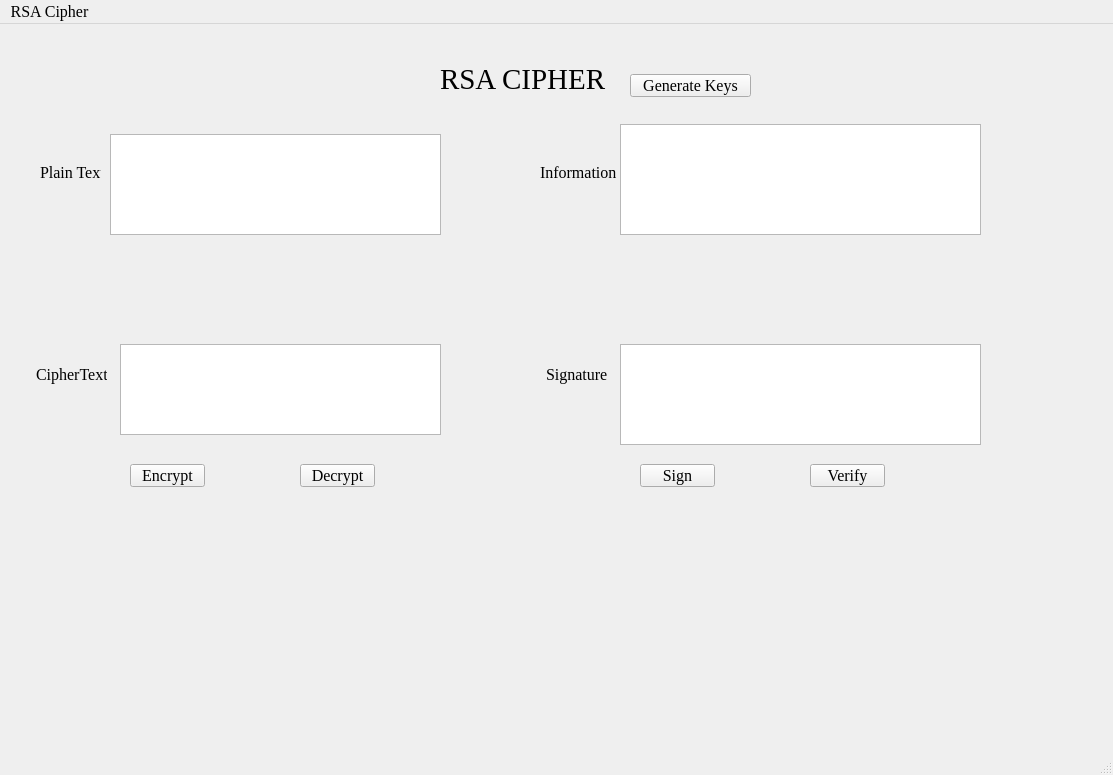
<?xml version="1.0" encoding="UTF-8"?>
<ui version="4.0">
 <class>MainWindow</class>
 <widget class="QMainWindow" name="MainWindow">
  <property name="geometry">
   <rect>
    <x>0</x>
    <y>0</y>
    <width>1113</width>
    <height>775</height>
   </rect>
  </property>
  <property name="font">
   <font>
    <family>Times New Roman</family>
    <pointsize>12</pointsize>
   </font>
  </property>
  <property name="windowTitle">
   <string>MainWindow</string>
  </property>
  <widget class="QWidget" name="centralwidget">
   <widget class="QLabel" name="label">
    <property name="geometry">
     <rect>
      <x>440</x>
      <y>40</y>
      <width>171</width>
      <height>31</height>
     </rect>
    </property>
    <property name="font">
     <font>
      <pointsize>22</pointsize>
     </font>
    </property>
    <property name="text">
     <string>RSA CIPHER</string>
    </property>
   </widget>
   <widget class="QLabel" name="label_2">
    <property name="geometry">
     <rect>
      <x>40</x>
      <y>140</y>
      <width>61</width>
      <height>16</height>
     </rect>
    </property>
    <property name="font">
     <font>
      <family>Times New Roman</family>
      <pointsize>12</pointsize>
     </font>
    </property>
    <property name="text">
     <string>Plain Text</string>
    </property>
   </widget>
   <widget class="QLabel" name="label_3">
    <property name="geometry">
     <rect>
      <x>36</x>
      <y>340</y>
      <width>71</width>
      <height>20</height>
     </rect>
    </property>
    <property name="font">
     <font>
      <pointsize>12</pointsize>
     </font>
    </property>
    <property name="text">
     <string>CipherText</string>
    </property>
   </widget>
   <widget class="QLabel" name="label_4">
    <property name="geometry">
     <rect>
      <x>540</x>
      <y>140</y>
      <width>81</width>
      <height>16</height>
     </rect>
    </property>
    <property name="font">
     <font>
      <pointsize>12</pointsize>
     </font>
    </property>
    <property name="text">
     <string>Information</string>
    </property>
   </widget>
   <widget class="QLabel" name="label_5">
    <property name="geometry">
     <rect>
      <x>546</x>
      <y>340</y>
      <width>61</width>
      <height>20</height>
     </rect>
    </property>
    <property name="font">
     <font>
      <pointsize>12</pointsize>
     </font>
    </property>
    <property name="text">
     <string>Signature</string>
    </property>
   </widget>
   <widget class="QPushButton" name="btn_Encrypt">
    <property name="geometry">
     <rect>
      <x>130</x>
      <y>440</y>
      <width>75</width>
      <height>23</height>
     </rect>
    </property>
    <property name="font">
     <font>
      <pointsize>12</pointsize>
     </font>
    </property>
    <property name="text">
     <string>Encrypt</string>
    </property>
   </widget>
   <widget class="QPushButton" name="btn_Decrypt">
    <property name="geometry">
     <rect>
      <x>300</x>
      <y>440</y>
      <width>75</width>
      <height>23</height>
     </rect>
    </property>
    <property name="font">
     <font>
      <pointsize>12</pointsize>
     </font>
    </property>
    <property name="text">
     <string>Decrypt</string>
    </property>
   </widget>
   <widget class="QPushButton" name="btn_Sign">
    <property name="geometry">
     <rect>
      <x>640</x>
      <y>440</y>
      <width>75</width>
      <height>23</height>
     </rect>
    </property>
    <property name="text">
     <string>Sign</string>
    </property>
   </widget>
   <widget class="QPushButton" name="btn_Verify">
    <property name="geometry">
     <rect>
      <x>810</x>
      <y>440</y>
      <width>75</width>
      <height>23</height>
     </rect>
    </property>
    <property name="text">
     <string>Verify</string>
    </property>
   </widget>
   <widget class="QPushButton" name="btn_GenerateKeys">
    <property name="geometry">
     <rect>
      <x>630</x>
      <y>50</y>
      <width>121</width>
      <height>23</height>
     </rect>
    </property>
    <property name="text">
     <string>Generate Keys</string>
    </property>
   </widget>
   <widget class="QTextEdit" name="txt_PlainText">
    <property name="geometry">
     <rect>
      <x>110</x>
      <y>110</y>
      <width>331</width>
      <height>101</height>
     </rect>
    </property>
   </widget>
   <widget class="QTextEdit" name="txt_Information">
    <property name="geometry">
     <rect>
      <x>620</x>
      <y>100</y>
      <width>361</width>
      <height>111</height>
     </rect>
    </property>
   </widget>
   <widget class="QTextEdit" name="txt_CipherText">
    <property name="geometry">
     <rect>
      <x>120</x>
      <y>320</y>
      <width>321</width>
      <height>91</height>
     </rect>
    </property>
   </widget>
   <widget class="QTextEdit" name="txt_Signature">
    <property name="geometry">
     <rect>
      <x>620</x>
      <y>320</y>
      <width>361</width>
      <height>101</height>
     </rect>
    </property>
   </widget>
  </widget>
  <widget class="QMenuBar" name="menubar">
   <property name="geometry">
    <rect>
     <x>0</x>
     <y>0</y>
     <width>1113</width>
     <height>21</height>
    </rect>
   </property>
   <widget class="QMenu" name="menuRSA_Cipher">
    <property name="title">
     <string>RSA Cipher</string>
    </property>
   </widget>
   <addaction name="menuRSA_Cipher"/>
  </widget>
  <widget class="QStatusBar" name="statusbar"/>
 </widget>
 <resources/>
 <connections/>
</ui>
